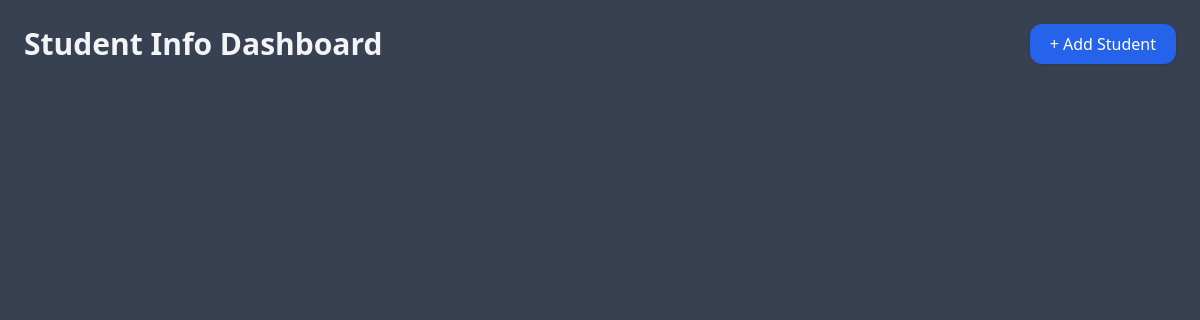
The app's page /student/, older data.
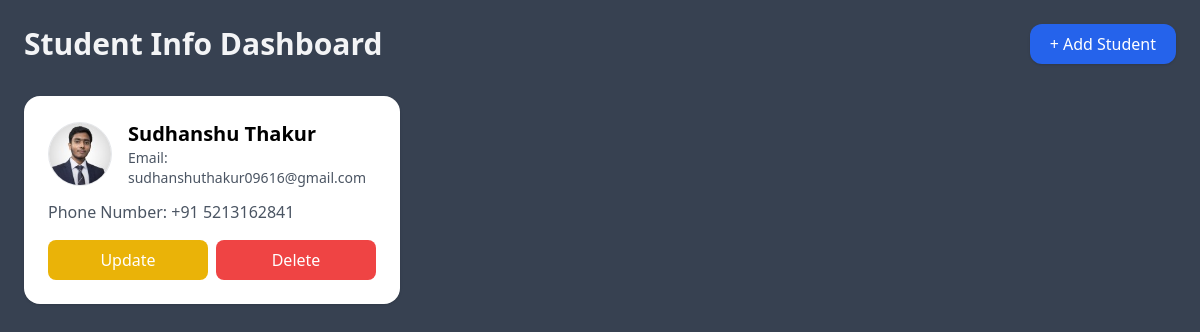
The same page, newer data.
### student/models.py (models this page shows)
class Student(models.Model):
    name=models.CharField(max_length=100)
    email=models.EmailField()
    phone_number=models.CharField(max_length=10)
    img=models.ImageField(upload_to='img/', blank=True, null=True)

### student/views.py (the view)
# urls.py: path("student/",include("student.urls"))
def student(request):
    student_data=Student.objects.all()
    data={
        "student_data":student_data
    }
    return render(request,"student/student.html",data)

### templates/student/student.html (shortened to what this page needs)
<!DOCTYPE html>
<html lang="en">
<head>
  <script src="https://cdn.tailwindcss.com"></script>
</head>
<body class="bg-gray-700 min-h-screen p-6">
  <div class="flex justify-between items-center mb-8">
    <h1 class="text-3xl font-bold text-gray-100">Student Info Dashboard</h1>
    <a href="{% url 'add_student' %}" class="bg-blue-600 text-white px-5 py-2 rounded-xl shadow hover:bg-blue-700 transition">
      + Add Student
    </a>
  </div>
  <div class="grid sm:grid-cols-2 lg:grid-cols-3 gap-3">
  {% for student in student_data %}
    <div class="bg-white p-6 rounded-2xl shadow hover:shadow-lg transition">
      <div class="flex items-center gap-4 mb-3">
        {% if student.img %}
          <img src="{{ student.img.url }}"
              class="w-16 h-16 rounded-full object-cover border">
        {% else %}
          <img src="https://ui-avatars.com/api/?name={{ student.name }}"
              class="w-16 h-16 rounded-full object-cover border">
        {% endif %}
        <div>
          <h2 class="text-xl font-semibold">{{ student.name }}</h2>
          <p class="text-gray-600 text-sm">Email: {{ student.email }}</p>
        </div>
      </div>
      <p class="text-gray-600 mb-4">Phone Number: +91 {{ student.phone_number }}</p>
      <div class="flex gap-2">
        <a href="{% url 'update_student' student.id %}"
           class="flex-1 text-center bg-yellow-500 text-white px-4 py-2 rounded-lg hover:bg-yellow-600 transition">
          Update
        </a>
        <a href="{% url 'delete_student' student.id %}"
           class="flex-1 text-center bg-red-500 text-white px-4 py-2 rounded-lg hover:bg-red-600 transition">
          Delete
        </a>
      </div>
    </div>
  {% endfor %}
</div>
</body>
</html>

Row changes from the older to the newer data that the page shows:
added Student: img (picture), name "Sudhanshu Thakur", email "sudhanshuthakur09616@gmail.com", phone_number "5213162841"
